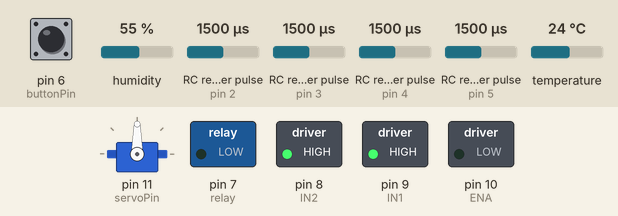
This sketch was run on a simulated Arduino Uno, built with avr-gcc and run on an emulated ATmega328P. Parts: servo, switched loads named in the sketch (green lamp = pin HIGH). Wiring (inferred from the names in the program): 4 × RC receiver channel: data pin 2 / data pin 3 / data pin 4 / data pin 5. The test bench sets the inputs (shaded band); at power-on: RC receiver pulse (sensors on pin 2, pin 4, pin 3, pin 5) 1500 µs, pin 6 (buttonPin) LOW, humidity 55 %, temperature 24 °C. What the sketch prints to the serial monitor is not drawn.

Above: at 1.2 s.
1.3 s: RC receiver pulse (sensor on pin 2) set to 1250 µs
At 4.0 s:
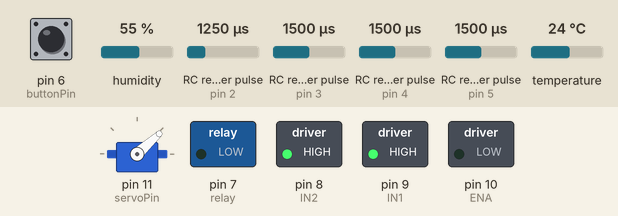
4.8 s: RC receiver pulse (sensor on pin 4) set to 1020 µs
At 7.2 s:
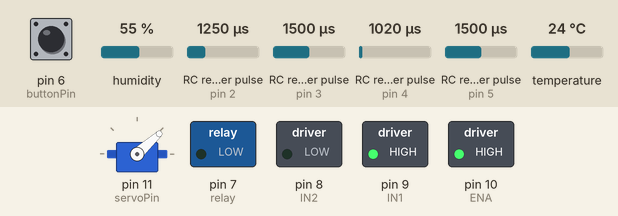
8.3 s: RC receiver pulse (sensor on pin 2) set to 1020 µs
9.8 s: pin 6 (buttonPin) pulled HIGH for 0.15 s
At 11.0 s:
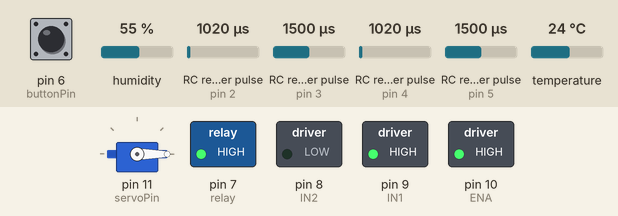
11.4 s: RC receiver pulse (sensor on pin 4) set to 1250 µs
At 12.3 s:
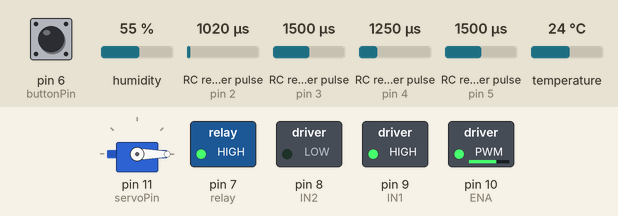
12.9 s: pin 6 (buttonPin) pulled HIGH for 1 s
At 14.0 s:
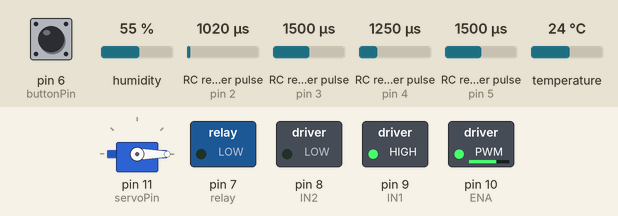
Timing chart, 0 to 15.9 s (numbered marks = the images above; inputs shaded):
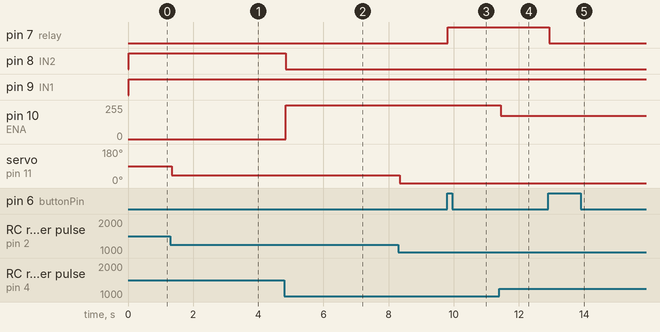

The sketch:

void_compile_all.ino
```cpp
#include <Servo.h>
#include "DHT.h"
#define DHTPIN 12
#define DHTTYPE DHT22
DHT dht(DHTPIN, DHTTYPE);
Servo servo;
const int ENA = 10;            // 모터1사용 가능 제어핀과 동시에 속도제어핀 역할
const int IN1 =  9;               // 방향제어를 위한 핀1
const int IN2 =  8;               // 방향제어를 위한 핀2

int buttonPin = 6;     // 푸시 버튼 핀 설정
int relay =  7;      // 릴레이 핀 설정
boolean current_button =LOW;
boolean last_button =LOW;
boolean relay_on= false;

int servoPin = 11;

int RCPin1 = 2;
int RCPin2 = 3;
int RCPin3 = 4;
int RCPin4 = 5;

int RCValue1;
int RCValue2;
int RCValue3;
int RCValue4;

void setup() {
  Serial.begin(9600);                       // 시리얼 통신 개시
  dht.begin();

  servo.attach(servoPin);                   //서보모터 핀 설정
  servo.write(90);                          //서보모터 각도 초기화
  pinMode(relay, OUTPUT);                   //릴레이 출력 설정
  pinMode(buttonPin, INPUT);                // 버튼 입력 설정
  pinMode(ENA, OUTPUT);                     // 모터1사용 가능 제어핀 출력으로 설정
  pinMode(IN1, OUTPUT);                     // 방향제어를 위한 핀1 출력으로 설정
  pinMode(IN2, OUTPUT);                     // 방향제어를 위한 핀2 출력으로 설정
  pinMode(RCPin1, INPUT);
  pinMode(RCPin2, INPUT);
  pinMode(RCPin3, INPUT);
  pinMode(RCPin4, INPUT);
  digitalWrite(ENA, LOW);                 // 일단 모터가 작동하지 않도록 초기화


}

void loop() {

   relaycontrol();
   motor();
   dhttest();
}

void relaycontrol() {
  current_button = digitalRead(buttonPin); // 버튼의 현재 상태 수신

  if (last_button==LOW && current_button==HIGH) { //마지막 버튼 클릭이 LOW고, 현재 입력이 HIGH라면

    relay_on =! relay_on; //릴레이의 상태를 반전시킴
  }
  last_button=current_button; //마지막 버튼 상태를 현재 버튼 상태로 수정
  digitalWrite(relay,relay_on); //릴레이 상태에 따라 릴레이 출력 수정
}

void dhttest(){
  float h = dht.readHumidity();
  float t = dht.readTemperature();

  if (isnan(t) || isnan(h)) {
    //값 읽기 실패시 시리얼 모니터 출력
    Serial.println("Failed to read from DHT");
  } else {
    //온도, 습도 표시 시리얼 모니터 출력
    Serial.print("Humidity: ");
    Serial.print(h);
    Serial.print(" %\t");
    Serial.print("Temperature: ");
    Serial.print(t);
    Serial.println(" *C");

   }
}

void motor(){

  RCValue1 = pulseIn(RCPin1,HIGH);
  RCValue2 = pulseIn(RCPin2,HIGH);
  RCValue3 = pulseIn(RCPin3,HIGH);
  RCValue4 = pulseIn(RCPin4,HIGH);
  //타미야 신호값을 PWM신호 범위로 조정
   int motorForward  = map(RCValue3, 1480, 1100,  50,  255);
   int motorBackward = map(RCValue3, 1530, 1900,  50,  255);
   //최소 신호를 50으로 줘서 시그널이 적을때도 작동되게 조정
   int angleRight    = map(RCValue1, 1530, 1900,  91,  170);
   int angleLeft     = map(RCValue1, 1480, 1100,  89,   10);

if(RCValue1 > 1470&& RCValue1 < 1540){
  //중립시 조향 중립
  servo.write(90);
  }
  else if(RCValue1 >=1540){
  // 우향
  servo.write(angleRight);
  }
  else {
  // 좌향
  servo.write(angleLeft);
   }
if(RCValue3 > 1470&& RCValue3 < 1540){
  //중립시 모터 정지
  digitalWrite(IN1, HIGH);
  digitalWrite(IN2, HIGH);
  analogWrite(ENA, LOW);
  }
else if(RCValue3 >=1540){
  // 후진
  analogWrite(ENA, motorBackward);
  digitalWrite(IN1, LOW);
  digitalWrite(IN2, HIGH);
  }
  else {
  // 전진
  analogWrite(ENA, motorForward);
  digitalWrite(IN1, HIGH);
  digitalWrite(IN2, LOW);
   }return;
   }
```

Measured:
- after the input at 1.3 s, servo on pin 11 (servoPin): 90° → 42° after 0.05 s, then repeats every 0.26 s: 40° 0.06 s, 42° 0.20 s, until it stays 42° from 3.5 s
- after the input at 4.8 s, pin 8 (IN2): HIGH → LOW after 0.05 s; pin 10 (ENA): 0/255 → 255/255 after 0.05 s
- after the input at 9.8 s, pin 7 (relay): LOW → HIGH at once
- after the input at 11.4 s, pin 10 (ENA): 255/255 → 173/255 after 0.05 s
- after the input at 12.9 s, pin 7 (relay): HIGH → LOW at once
